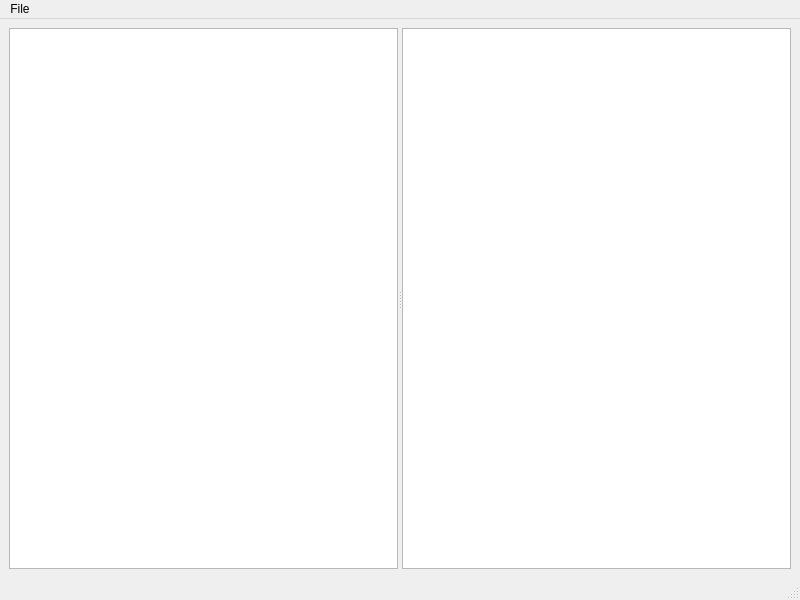
<?xml version="1.0" encoding="UTF-8"?>
<ui version="4.0">
 <class>main_window</class>
 <widget class="QMainWindow" name="main_window">
  <property name="geometry">
   <rect>
    <x>0</x>
    <y>0</y>
    <width>800</width>
    <height>600</height>
   </rect>
  </property>
  <property name="windowTitle">
   <string>Reef</string>
  </property>
  <widget class="QWidget" name="centralwidget">
   <layout class="QGridLayout" name="gridLayout">
    <item row="0" column="0">
     <widget class="QSplitter" name="splitter">
      <property name="orientation">
       <enum>Qt::Horizontal</enum>
      </property>
      <widget class="QTreeView" name="ref_tree"/>
      <widget class="QTableView" name="commit_table">
       <property name="showGrid">
        <bool>false</bool>
       </property>
       <attribute name="horizontalHeaderStretchLastSection">
        <bool>true</bool>
       </attribute>
       <attribute name="verticalHeaderMinimumSectionSize">
        <number>20</number>
       </attribute>
       <attribute name="verticalHeaderDefaultSectionSize">
        <number>20</number>
       </attribute>
      </widget>
     </widget>
    </item>
   </layout>
  </widget>
  <widget class="QMenuBar" name="menubar">
   <property name="geometry">
    <rect>
     <x>0</x>
     <y>0</y>
     <width>800</width>
     <height>24</height>
    </rect>
   </property>
   <widget class="QMenu" name="menu_file">
    <property name="title">
     <string>File</string>
    </property>
    <addaction name="action_open_repository"/>
    <addaction name="action_close_repository"/>
    <addaction name="separator"/>
    <addaction name="action_exit"/>
   </widget>
   <addaction name="menu_file"/>
  </widget>
  <widget class="QStatusBar" name="statusbar"/>
  <action name="action_open_repository">
   <property name="text">
    <string>Open Repository</string>
   </property>
  </action>
  <action name="action_close_repository">
   <property name="text">
    <string>Close Repository</string>
   </property>
  </action>
  <action name="action_exit">
   <property name="text">
    <string>Exit</string>
   </property>
  </action>
 </widget>
 <resources/>
 <connections/>
</ui>
